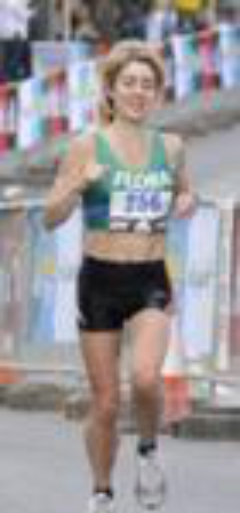
#> input picture images-ex04/bodyparts_tests/00000_image.png, 240 x 513 px, found by its file name
$ python scratch.py
#> lines starting #> are read from the running program, lines starting #| are printed output that depends on the picture; pictures that were not available may be replaced by others from this repository, and a replacement may not be noted
import cv2
import numpy as np
from matplotlib import pyplot as plt

np.set_printoptions(threshold=np.nan)
image = cv2.imread("/Users/Akash_Sengupta/Documents/4th_year_project_datasets/up-s31/trial/images/train/00000_image.png")
#> image is the input picture: shape (513, 240, 3); mean B, G, R 151.3, 148.8, 153.4
mask = cv2.imread("/Users/Akash_Sengupta/Documents/4th_year_project_datasets/up-s31/trial/masks/train/00000_ann.png",0)
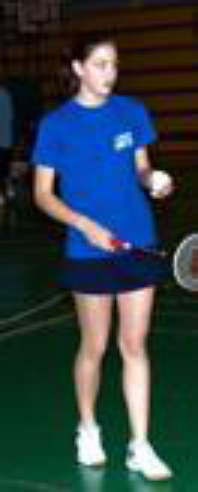
#> input picture images-ex04/bodyparts_tests/00237_image.png, 198 x 492 px, given in place of 00000_ann.png, which was not available
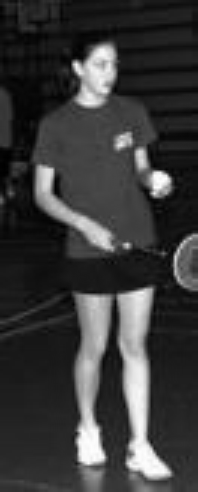
#> mask: shape (492, 198); min 0, max 254, mean 58
flattened_mask = np.reshape(mask, (mask.shape[0]*mask.shape[1],))
print('num labels', (np.unique(flattened_mask)).shape)
#| num labels (255,)

# image = cv2.resize(image, (256, 256))
# mask = cv2.resize(mask, (64, 64))

image = cv2.resize(image, (256, 256))
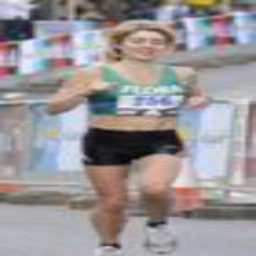
#> image: shape (256, 256, 3); mean B, G, R 151.1, 148.7, 153.3
mask = cv2.resize(mask, (64, 64), interpolation=cv2.INTER_NEAREST)
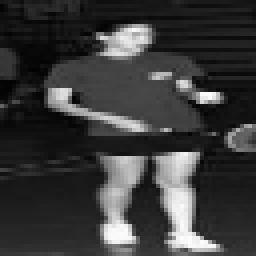
#> mask: shape (64, 64) (shown 4 times larger); min 2, max 253, mean 57.6

width, height = mask.shape[0], mask.shape[1]
#> width = 64; height = 64

# There are 32 classes per pixel - 0 is background, 1-31 is bodyparts
num_classes = 32
labels = np.zeros((width, height, num_classes))
# print('IN CLASSLAB', labels.shape)
for pixel_class in range(num_classes):
    indexes = list(zip(*np.where(mask == pixel_class)))
    for index in indexes:
        labels[index[0], index[1], pixel_class] = 1.0
#> this loop made 32 passes
#> indexes on passes 3 to 4: [(20, 2), (22, 1), (24, 18)], [(17, 8), (20, 1), (20, 3), (21, 1), (21, 2), (23, 0)]

print("labels shape", labels.shape)
#| labels shape (64, 64, 32)

plt.figure(1)
plt.clf()
plt.imshow(image)
plt.figure(2)
plt.clf()
plt.subplot(331)
plt.imshow((labels[:, :, 0] * 255), cmap="gray")
plt.subplot(332)
plt.imshow((labels[:, :, 1] * 255), cmap="gray")
plt.subplot(333)
plt.imshow((labels[:, :, 2] * 255), cmap="gray")
plt.subplot(334)
plt.imshow((labels[:, :, 3] * 255), cmap="gray")
plt.subplot(335)
plt.imshow((labels[:, :, 4] * 255), cmap="gray")
plt.subplot(336)
plt.imshow((labels[:, :, 20] * 255), cmap="gray")
plt.subplot(337)
plt.imshow((labels[:, :, 21] * 255), cmap="gray")
plt.subplot(338)
plt.imshow((labels[:, :, 22] * 255), cmap="gray")
plt.subplot(339)
plt.imshow((labels[:, :, 23] * 255), cmap="gray")
plt.show()
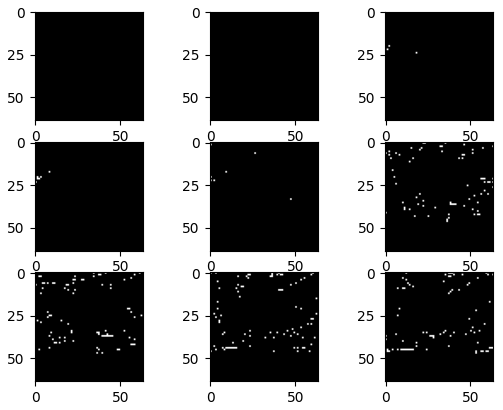
#> figure drawn by matplotlib, 9 panels
